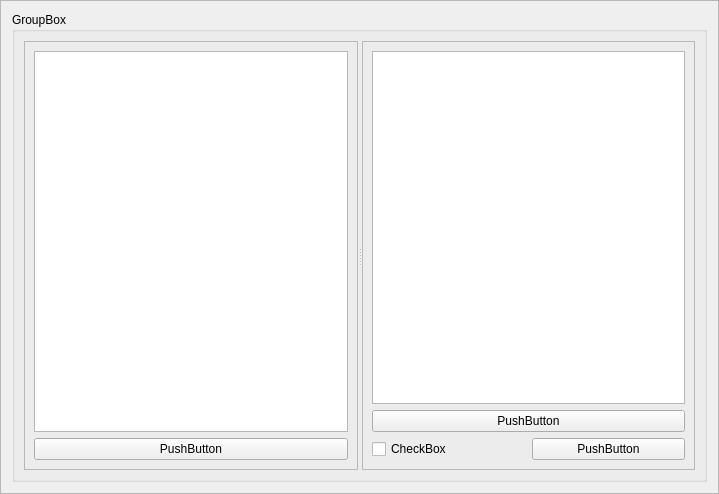
<?xml version="1.0" encoding="UTF-8"?>
<ui version="4.0">
 <class>Frame</class>
 <widget class="QFrame" name="Frame">
  <property name="geometry">
   <rect>
    <x>0</x>
    <y>0</y>
    <width>719</width>
    <height>494</height>
   </rect>
  </property>
  <property name="windowTitle">
   <string>Frame</string>
  </property>
  <property name="frameShape">
   <enum>QFrame::StyledPanel</enum>
  </property>
  <property name="frameShadow">
   <enum>QFrame::Raised</enum>
  </property>
  <layout class="QGridLayout" name="gridLayout_3">
   <item row="0" column="0">
    <widget class="QGroupBox" name="input_box">
     <property name="title">
      <string>GroupBox</string>
     </property>
     <layout class="QGridLayout" name="gridLayout_2">
      <item row="0" column="0">
       <widget class="QSplitter" name="splitter">
        <property name="orientation">
         <enum>Qt::Horizontal</enum>
        </property>
        <widget class="QFrame" name="source_frame">
         <property name="frameShape">
          <enum>QFrame::StyledPanel</enum>
         </property>
         <property name="frameShadow">
          <enum>QFrame::Raised</enum>
         </property>
         <layout class="QVBoxLayout" name="verticalLayout">
          <item>
           <widget class="QTreeView" name="source_treeview"/>
          </item>
          <item>
           <widget class="QPushButton" name="add_button">
            <property name="text">
             <string>PushButton</string>
            </property>
           </widget>
          </item>
         </layout>
        </widget>
        <widget class="QFrame" name="values_frame">
         <property name="frameShape">
          <enum>QFrame::StyledPanel</enum>
         </property>
         <property name="frameShadow">
          <enum>QFrame::Raised</enum>
         </property>
         <layout class="QGridLayout" name="gridLayout">
          <item row="2" column="2">
           <widget class="QPushButton" name="finish_button">
            <property name="text">
             <string>PushButton</string>
            </property>
           </widget>
          </item>
          <item row="2" column="1">
           <widget class="QCheckBox" name="list_toggle">
            <property name="text">
             <string>CheckBox</string>
            </property>
           </widget>
          </item>
          <item row="1" column="1" colspan="2">
           <widget class="QPushButton" name="remove_button">
            <property name="text">
             <string>PushButton</string>
            </property>
           </widget>
          </item>
          <item row="0" column="1" colspan="2">
           <widget class="QListView" name="values_list"/>
          </item>
         </layout>
        </widget>
       </widget>
      </item>
     </layout>
    </widget>
   </item>
  </layout>
 </widget>
 <resources/>
 <connections/>
</ui>
